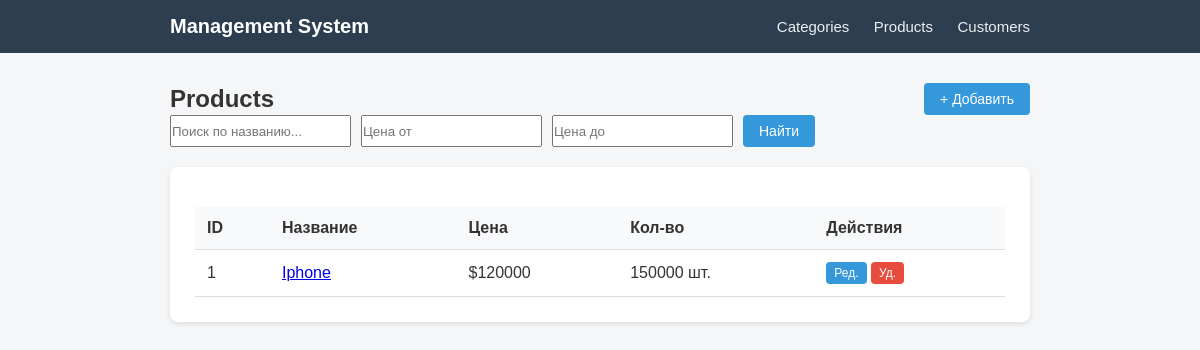
Before: /products/ with the older database file.
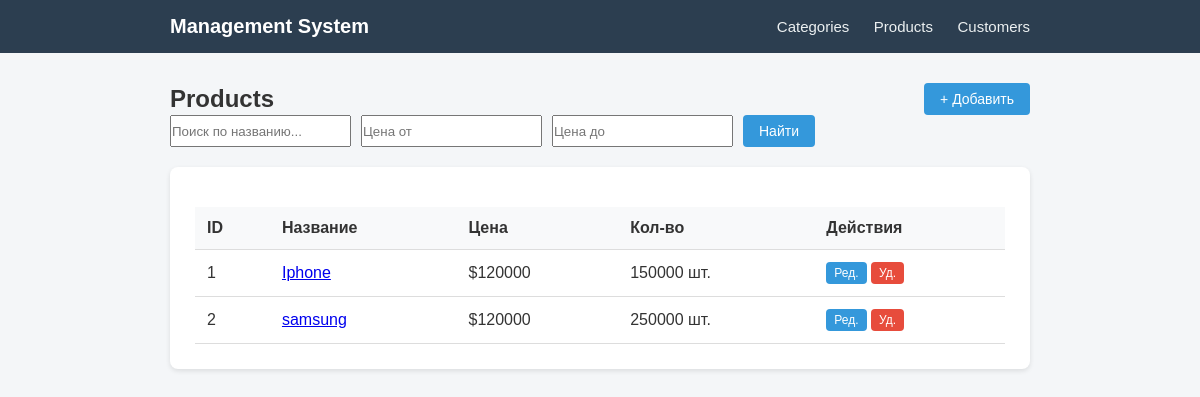
After: the same page with the newer database file.
### myapp/models.py (models this page shows, shortened)
class Product(models.Model):
    name = models.CharField(max_length=100)
    description = models.TextField(blank=True)
    price = models.IntegerField()
    quantity = models.IntegerField(default=0)

### myapp/views.py (the view)
# urls.py: path('products/', views.product_list, name='product_list'),
def product_list(request):
    products = Product.objects.all()
    search_query = request.GET.get('search')
    if search_query:
        products = products.filter(name__icontains=search_query)
    min_price = request.GET.get('min_price')
    if min_price:
        products = products.filter(price__gte=min_price)
    max_price = request.GET.get('max_price')
    if max_price:
        products = products.filter(price__lte=max_price)
    return render(request, 'product_list.html', {'object_list': products})

### myapp/templates/product_list.html
{% extends 'base.html' %}
{% block content %}
<div class="header-action">
    <h2>Products</h2>
    <a href="{% url 'product_create' %}" class="btn">+ Добавить</a>
</div>
<form method="get" style="margin-bottom: 20px; display: flex; gap: 10px;">
    <input type="text" name="search" placeholder="Поиск по названию...">
    <input type="number" name="min_price" placeholder="Цена от">
    <input type="number" name="max_price" placeholder="Цена до">
    <button type="submit" class="btn">Найти</button>
</form>
<div class="card">
    <table>
        <thead>
            <tr>
                <th>ID</th>
                <th>Название</th>
                <th>Цена</th>
                <th>Кол-во</th>
                <th>Действия</th>
            </tr>
        </thead>
        <tbody>
            {% for p in object_list %}
            <tr>
                <td>{{ p.pk }}</td>
                <td><a href="{% url 'product_detail' p.pk %}">{{ p.name }}</a></td>
                <td>${{ p.price }}</td>
                <td>{{ p.quantity }} шт.</td>
                <td>
                    <a href="{% url 'product_update' p.pk %}" class="btn" style="padding: 4px 8px; font-size: 12px;">Ред.</a>
                    <a href="{% url 'product_delete' p.pk %}" class="btn btn-danger" style="padding: 4px 8px; font-size: 12px;">Уд.</a>
                </td>
            </tr>
            {% empty %}
            <tr><td colspan="5">Записей нет</td></tr>
            {% endfor %}
        </tbody>
    </table>
</div>
{% endblock %}

Changed rows visible on the page:
added Product: pk "2", name "samsung", price "120000", quantity "250000"
